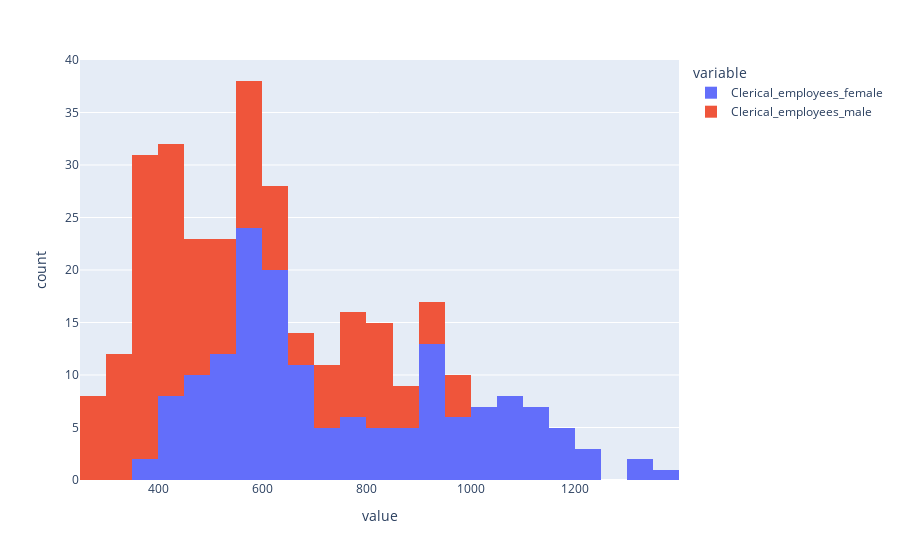

The cell this chart's notebook holds for it:
### Code cell
df[["Clerical_employees_female","Clerical_employees_male"]].plot(kind='hist')

### Figure 1 — Plotly figure (JSON) as saved in the notebook; plotly's stock layout.template omitted (floating-point values rounded to 4 significant figures; data arrays with more than 128 entries replaced by an {"elided": "..."} marker saying what was removed)
{"data": [{"alignmentgroup": "True", "bingroup": "x", "hovertemplate": "variable=Clerical_employees_female<br>value=%{x}<br>count=%{y}<extra></extra>", "legendgroup": "Clerical_employees_female", "marker": {"color": "#636efa", "pattern": {"shape": ""}}, "name": "Clerical_employees_female", "offsetgroup": "Clerical_employees_female", "orientation": "v", "showlegend": true, "type": "histogram", "x": {"elided": "160 int values"}, "xaxis": "x", "yaxis": "y"}, {"alignmentgroup": "True", "bingroup": "x", "hovertemplate": "variable=Clerical_employees_male<br>value=%{x}<br>count=%{y}<extra></extra>", "legendgroup": "Clerical_employees_male", "marker": {"color": "#EF553B", "pattern": {"shape": ""}}, "name": "Clerical_employees_male", "offsetgroup": "Clerical_employees_male", "orientation": "v", "showlegend": true, "type": "histogram", "x": {"elided": "160 int values"}, "xaxis": "x", "yaxis": "y"}], "layout": {"barmode": "relative", "legend": {"title": {"text": "variable"}, "tracegroupgap": 0}, "margin": {"t": 60}, "xaxis": {"anchor": "y", "domain": [0, 1], "title": {"text": "value"}}, "yaxis": {"anchor": "x", "domain": [0, 1], "title": {"text": "count"}}}}
